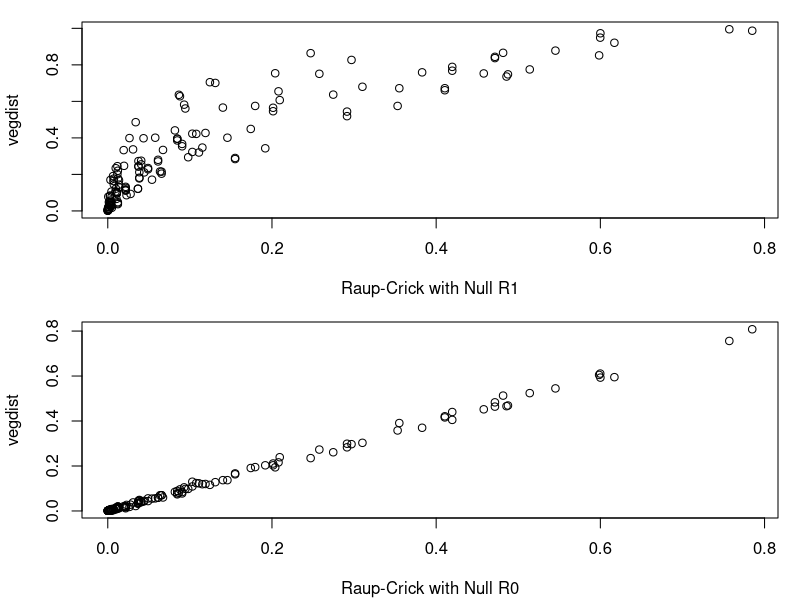

The R source for this figure:
library(vegan)


### Name: raupcrick
### Title: Raup-Crick Dissimilarity with Unequal Sampling Densities of
###   Species
### Aliases: raupcrick
### Keywords: multivariate

### ** Examples

## data set with variable species richness
data(sipoo)
## default raupcrick
dr1 <- raupcrick(sipoo)
## use null model "r0" of oecosimu
dr0 <- raupcrick(sipoo, null = "r0")
## vegdist(..., method = "raup") corresponds to 'null = "r0"'
d <- vegdist(sipoo, "raup")
op <- par(mfrow=c(2,1), mar=c(4,4,1,1)+.1)
plot(dr1 ~ d, xlab = "Raup-Crick with Null R1", ylab="vegdist")
plot(dr0 ~ d, xlab = "Raup-Crick with Null R0", ylab="vegdist")
par(op)

## The calculation is essentially as in the following oecosimu() call,
## except that designdist() is replaced with faster code
## Not run: ##D 
##D oecosimu(sipoo, function(x) designdist(x, "J", "binary"), method = "r1")
## End(Not run)
